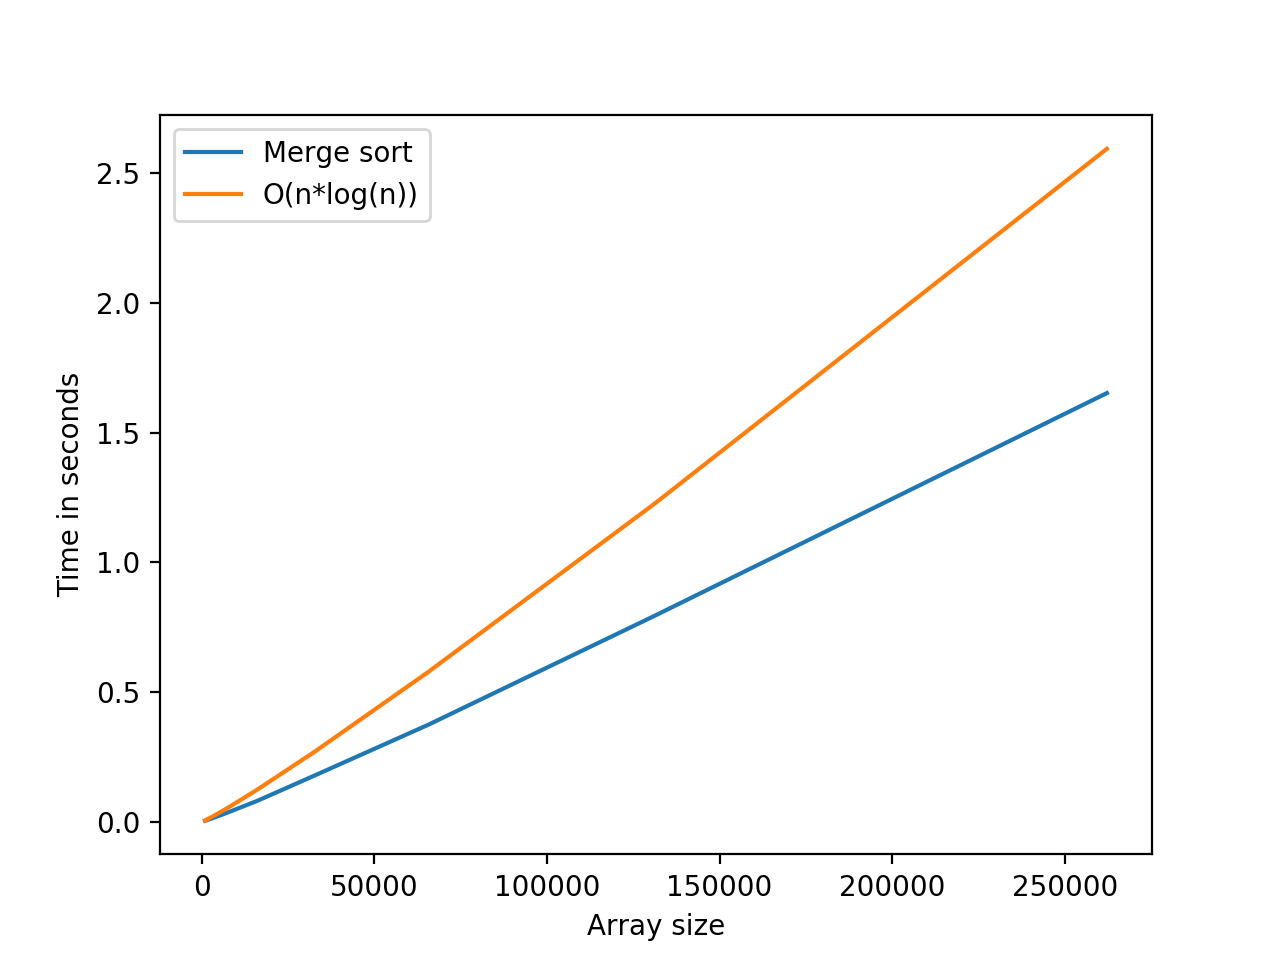

Source code (Python):
import time
import matplotlib.pyplot as plt
import numpy as np
import math


def mergeSort(arr):
    sub_size=1
    while sub_size < len(arr):
        #Initilizing the left postition,right_size and left_size
        left=0
        right_size=0
        left_size=0

        while left < len(arr):

            #Checking if it is out of range
            if left + sub_size*2 -1 > len(arr)-1:


                if len(arr)-left < sub_size:
                    left_size=len(arr)-left
                    right = 0
                    right_size = 0
                else:
                    left_size = sub_size
                    right = left + sub_size
                    right_size = len(arr)-right
            #If not, updating the right, right_size, left_size
            else:
                right = left + sub_size
                right_size = sub_size
                left_size = sub_size
            
            #Initilizing the two arrays
            R_arr=[0]*right_size
            L_arr=[0]*left_size

            #filling left and right arrays
            for i in range(left_size):
                L_arr[i]=arr[left+i]
            for j in range(right_size):
                R_arr[j]=arr[right+j]

            i, j, k = 0, 0, left

            #Checking whether reverse is true
            while i < left_size and j < right_size:
                if L_arr[i] < R_arr[j]:
                    arr[k]=L_arr[i]
                    i+=1
                else:
                    arr[k]=R_arr[j]
                    j+=1
                k+=1
      
            #Dealing with the array with more elements
            while i < left_size:
                arr[k]=L_arr[i]
                i+=1
                k+=1
            while j < right_size:
                arr[k]=R_arr[j]
                j+=1
                k+=1

            #Increasing left to the position that double the sub_size
            left = left + 2 * sub_size
        
        #Increading the sub_size by 2
        sub_size = sub_size * 2
    return arr




#Testing
max_n = 19
ns = [2**i for i in range(10,max_n)]
running_times = [0]*len(ns)
for i in range(len(ns)):
    ar = list(reversed(range(ns[i])))
    start = time.time()
    res = mergeSort(ar)
    end = time.time()
    running_times[i] = end-start

plt.plot(ns,running_times, label="Merge sort")
plt.plot(ns, [0.00000055*n*math.log(n, 2) for n in ns], label="O(n*log(n))")

plt.ylabel('Time in seconds')
plt.xlabel('Array size')
plt.legend()
plt.show()
